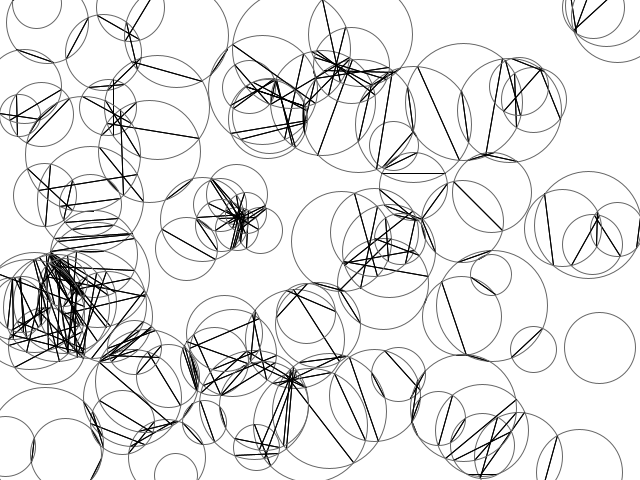
Frame 1 (no input)
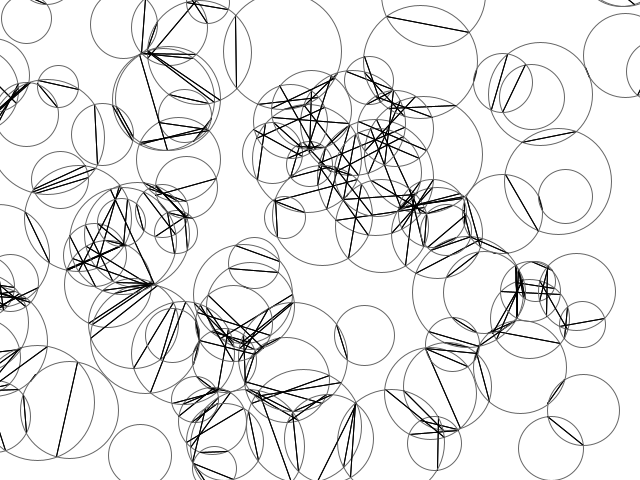
Frame 60 (the mouse pressed at the canvas centre just before this capture)
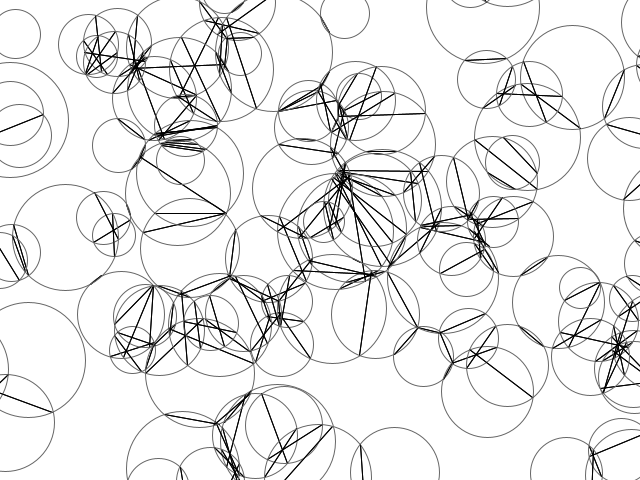
Frame 120 (the mouse held since frame 60 and released just before this capture)

The Processing sketch that drew these frames (run headless with seeded random() and noise(); from frame 60 on, the mouse is pressed at the canvas centre):

// Processing sketch: s3_process_8
// ── s3_process_8.pde
/*

   Structure 3 (work in progress)

   A surface filled with one hundred medium to small sized circles.
   Each circle has a different size and direction, but moves at the same slow rate.
   Display:
   A. The instantaneous intersections of the circles
   B. The aggregate intersections of the circles

   Implemented by Casey Reas <http://groupc.net>
   Uses circle intersection code from William Ngan <http://metaphorical.net>
   Processing v.68 <http://processing.org>

*/

int numCircle = 100;
Circle[] circles = new Circle[numCircle];

void setup()
{
  size(640, 480);
  frameRate(30);
  for(int i=0; i<numCircle; i++) {
    circles[i] = new Circle(random(width), random(height),
                            random(2, 6)*10, random(-1.25, 1.25), random(-1.25, 1.25), i);
  }
  ellipseMode(CENTER);
}


void draw()
{
  background(255);

  for(int i=0; i<numCircle; i++) {
    circles[i].update();
  }
  for(int i=0; i<numCircle; i++) {
    circles[i].move();
  }
}


class Circle {

  float x, y, r, r2, sp, ysp;
  int id;

  Circle( float px, float py, float pr, float psp, float pysp, int pid ) {
    x = px;
    y = py;
    r = pr;
    r2 = r*r;
    id = pid;
    sp = psp;
    ysp = pysp;
  }

  void update() {
    for(int i=0; i<numCircle; i++) {
      if(i != id) {
        intersect( this, circles[i] );
      }
    }
    stroke(102);
    //fill(0);
    noFill();
    ellipse(x, y, r*2, r*2);
  }

  void move() {
    x += sp;
    y += ysp;
    if(sp > 0) {
      if(x > width+r) {
        x = -r;
      }
    } else {
      if(x < -r) {
        x = width+r;
      }
    }
    if(ysp > 0) {
      if(y > height+r) {
        y = -r;
      }
    } else {
      if(y < -r) {
        y = height+r;
      }
    }
  }
}


void intersect( Circle cA, Circle cB )
{
  float dx = cA.x - cB.x;
  float dy = cA.y - cB.y;
  float d2 = dx*dx + dy*dy;
  float d = sqrt( d2 );

  if ( d>cA.r+cB.r || d<abs(cA.r-cB.r) ) {
    return; // no solution
  }

  float a = (cA.r2 - cB.r2 + d2) / (2*d);
  float h = sqrt( cA.r2 - a*a );
  float x2 = cA.x + a*(cB.x - cA.x)/d;
  float y2 = cA.y + a*(cB.y - cA.y)/d;

  float paX = x2 + h*(cB.y - cA.y)/d;
  float paY = y2 - h*(cB.x - cA.x)/d;
  float pbX = x2 - h*(cB.y - cA.y)/d;
  float pbY = y2 + h*(cB.x - cA.x)/d;

  stroke(0);
  line(paX, paY, pbX, pbY);

}
